Frame 1 (no input): blank canvas, image omitted
Frame 60 (the mouse pressed at the canvas centre just before this capture): blank canvas, image omitted
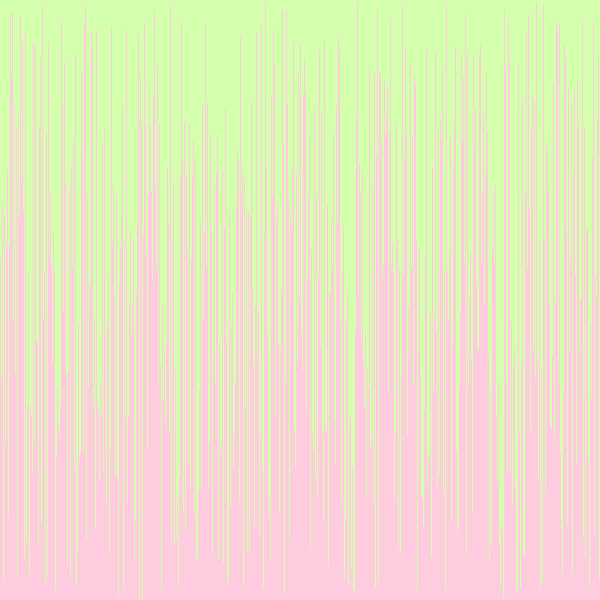
Frame 120 (the mouse held since frame 60 and released just before this capture)

The Processing sketch whose frames 1 and 60 were blank and that drew this single picture after the mouse press (run headless with seeded random() and noise(); from frame 60 on, the mouse is pressed at the canvas centre):

// Processing sketch: visualArraySort
// ── visualArraySort.pde
//1. create an array of ints. don't initialize it yet.
int[] i;
void setup() {
  //2. set the size of your window
  //  if you are using Processing 3, you cannot use variables
  //  because the developers don't know how programming is supposed to work.
  size(600, 600);
  //3. initialize your array with the built in width variable
  i=new int[width];
  //4. initialize the ints in the array with random numbers
  //   from 0 to the built in height variable
 
  //5. call the noStroke() method
  noStroke();
}

void draw() {
  //6. set the background color with background(r, g, b);
  background(#D4FFAD);
  //7. set the color for your graph
  fill(#FFCBDF);
  //8. draw a rectangle for each int in your array.
  for (int j = 0; j < i.length; j++) {
    rect(j, height, 1, -i[j]);
    }
    //   the x value will be the current index in the array
    //   the y value will the height variable
    //   the width is 1 (one)
    //   the height is negative the value of the element at the current index of the array


    //9. call the stepSort method
    stepSort(i);
    //10. extract the code that randomizes the array into a method.
    
    //11. call the method you made in step 10 when the mouse is presse
  if (mousePressed){
  randomizeArray();
}
}
  
  void randomizeArray(){
   for (int j = 0; j < i.length; j++) {
    i[j]= (int) (random(height));
  }
  
  
  }

  void stepSort(int[] arr) {
    for (int i = 1; i < arr.length; i++) {
      if (arr[i - 1] > arr[i]) {
        int t = arr[i];
        arr[i] = arr[i - 1];
        arr[i - 1] = t;
      }
    }
  }
